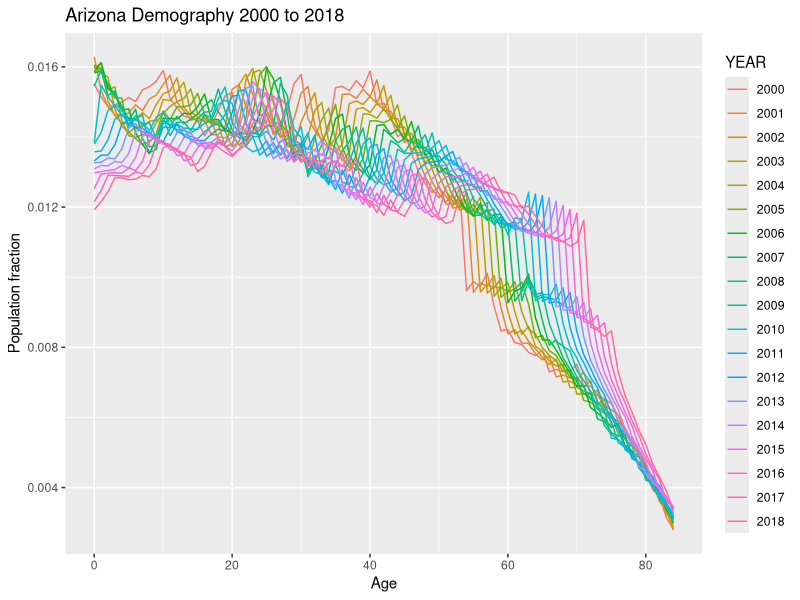

The R script that drew this image:
## Check demographic age distribution over time in AZ

## setup workspace
setwd('~/Dropbox/R/2018_seasonal_flu/2017_AZ')
library('tidyverse')
library('ggplot2')
library('reshape')

## Load data
dat00_10 = read.csv('raw-data/census_by_state_2000_2010.csv')
dat10_18 = read.csv('raw-data/census_by_state_2010_2018.csv')
## Data from https://www2.census.gov/programs-surveys/popest/datasets/


# Extract AZ data, extract popestiamte columns
formatted_00_09 = dat00_10 %>% subset(NAME == 'Arizona' & SEX == 0 & AGE < 85) %>% select(c(NAME, AGE, contains('POPESTIMATE'))) %>% melt(id.vars = c('NAME', 'AGE')) %>% extract(col = 'variable', into = 'YEAR', regex = "\\w+(\\d\\d\\d\\d)") 
formatted_10_18 = dat10_18 %>% subset(NAME == 'Arizona' & SEX == 0 & AGE < 85) %>% select(c(NAME, AGE, contains('POPEST'))) %>% melt(id.vars = c('NAME', 'AGE')) %>% extract(col = 'variable', into = 'YEAR', regex = "POPEST(\\d\\d\\d\\d)_CIV") 

## Combine formatted data sets
pdat = rbind(subset(formatted_00_09, YEAR < 2010), 
             formatted_10_18)

## Add a column that counts the fraction in each age group
pdat = pdat %>% group_by(YEAR) %>% mutate(age_frac = value/sum(value))


## Plot
ggplot(pdat) +
  geom_line(aes(x = AGE, y = age_frac, color = YEAR))+
  ggtitle('Arizona Demography 2000 to 2018')+
  xlab('Age')+ylab('Population fraction')
